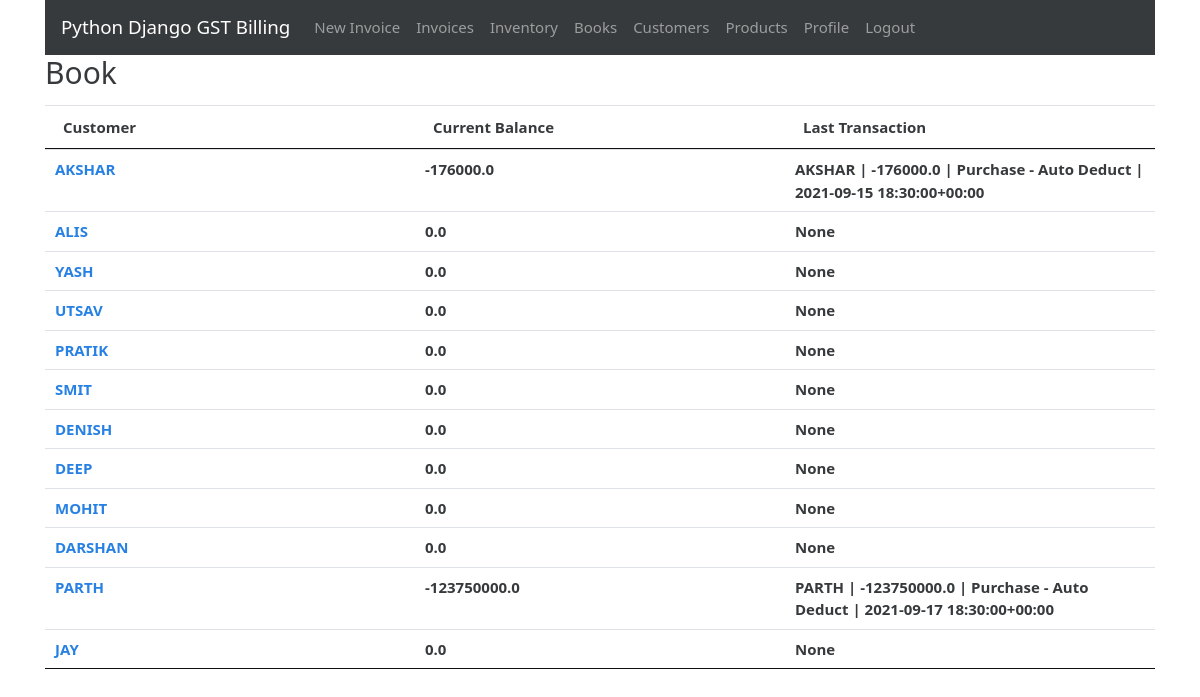
The page /books (signed in) on the database its author committed.
### gstbillingapp/models.py (models this page shows, shortened)
class Book(models.Model):
    user = models.ForeignKey(User, null=True, blank=True, on_delete=models.SET_NULL)
    customer = models.ForeignKey(Customer, null=True, blank=True, on_delete=models.SET_NULL)
    current_balance = models.FloatField(default=0)
    last_log = models.ForeignKey('BookLog', null=True, blank=True, default=None, on_delete=models.SET_NULL)

class Customer(models.Model):
    user = models.ForeignKey(User, null=True, blank=True, on_delete=models.SET_NULL)
    customer_name = models.CharField(max_length=200)
    customer_address = models.TextField(max_length=600, blank=True, null=True)
    customer_phone = models.CharField(max_length=14, blank=True, null=True)
    customer_gst = models.CharField(max_length=15, blank=True, null=True)

class BookLog(models.Model):
    parent_book = models.ForeignKey(Book, null=True, blank=True, on_delete=models.CASCADE)
    date = models.DateTimeField(default=datetime.now, blank=True, null=True)
    last_modified = models.DateTimeField(auto_now=True)
    CHANGE_TYPES = [
        (0, 'Paid'),
        (1, 'Purchased Items'),
        (2, 'Sold Items'),
        (4, 'Other'),
    ]
    change_type = models.IntegerField(choices=CHANGE_TYPES, default=0)
    change = models.FloatField(default=0.0)
    associated_invoice = models.ForeignKey(Invoice, blank=True, null=True, default=None, on_delete=models.SET_NULL)
    description = models.TextField(max_length=600, blank=True, null=True)
    def __str__(self):
        return self.parent_book.customer.customer_name + " | " + str(self.change) + " | " + self.description + " | " + str(self.date)

### gstbillingapp/views.py (the view)
# urls.py: path('books', views.books, name='books'),
@login_required
def books(request):
    context = {}
    context['book_list'] = Book.objects.filter(user=request.user)
    return render(request, 'gstbillingapp/books.html', context)

### gstbillingapp/templates/gstbillingapp/books.html (shortened to what this page needs)
{% extends "gstbillingapp/base.html" %}
{% load static %}
{% block content %}
<div class="row">
	<div class="col">
		<h2>Book</h2>
	</div>
</div>
<table class="table table-hover font-weight-bold" id="book-table">
	<thead>
		<tr>
			<th>Customer</th>
			<th>Current Balance</th>
			<th>Last Transaction</th>
		</tr>
	</thead>
	<tbody class="two-col-form">
		{% for book in book_list %}
		<tr onclick="window.location='{% url 'book_logs' book.id %}';">
			<td><a href="{% url 'book_logs' book.id %}">{{book.customer.customer_name}}</a></td>
			<td>{{book.current_balance}}</td>
			<td>{{book.last_log}}</td>
		</tr>
		{% endfor %}
	</tbody>
</table>
{% endblock %}

### gstbillingapp/static/gstbillingapp/main.css (style rules this page uses)
.two-col-form td, .two-col-form th { width: 25%; }

### rows shown on the page
Book: customer.customer_name "AKSHAR", current_balance "-176000.0", last_log "AKSHAR | -176000.0 | Purchase - Auto Deduct | 2021-09-15 18:30:00+00:00"
Book: customer.customer_name "ALIS", current_balance "0.0", last_log "None"
Book: customer.customer_name "YASH", current_balance "0.0", last_log "None"
Book: customer.customer_name "UTSAV", current_balance "0.0", last_log "None"
Book: customer.customer_name "PRATIK", current_balance "0.0", last_log "None"
Book: customer.customer_name "SMIT", current_balance "0.0", last_log "None"
Book: customer.customer_name "DENISH", current_balance "0.0", last_log "None"
Book: customer.customer_name "DEEP", current_balance "0.0", last_log "None"
Book: customer.customer_name "MOHIT", current_balance "0.0", last_log "None"
Book: customer.customer_name "DARSHAN", current_balance "0.0", last_log "None"
Book: customer.customer_name "PARTH", current_balance "-123750000.0", last_log "PARTH | -123750000.0 | Purchase - Auto Deduct | 2021-09-17 18:30:00+00:00"
Book: customer.customer_name "JAY", current_balance "0.0", last_log "None"
